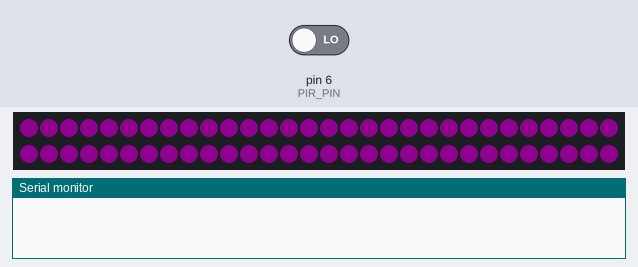
Bench run of a sketch on a simulated Arduino Uno, built with avr-gcc and run on an emulated ATmega328P. Parts: 60 RGB LEDs in strip order, left to right, continuing on the next row, the last lines printed to the serial monitor. The inputs (shaded band) are chosen by the test bench; at power-on: pin 6 (PIR_PIN) LOW. Dim RGB values are drawn brighter than linear.

Above: at 3.7 s.
3.8 s: pin 6 (PIR_PIN) driven LOW
6.5 s: pin 6 (PIR_PIN) driven HIGH
12.0 s: pin 6 (PIR_PIN) driven LOW
At 27.17 s:
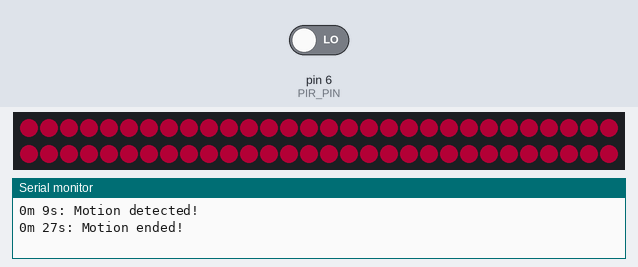

The sketch:

motion_trigger_poc.ino
```cpp
#include <FastLED.h>

FASTLED_USING_NAMESPACE

#define FASTLED_USE_GLOBAL_BRIGHTNESS 1

#define LED_DATA_PIN 10                // choose the pin for the LED
#define LED_CLK_PIN 11
#define LED_TYPE    APA102
#define COLOR_ORDER BGR
#define NUM_LEDS    60
CRGB leds[NUM_LEDS];

#define BRIGHTNESS          80
#define FRAMES_PER_SECOND  120

#define PIR_DEBOUNCE_ON 3000
#define PIR_DEBOUNCE_OFF 15000

#define PIR_PIN 6               // choose the input pin (for PIR sensor)

int pirState = LOW;             // we start, assuming no motion detected
uint16_t lastPirChange = 0;

void setup() {
  pinMode(LED_CLK_PIN, OUTPUT);
  pinMode(LED_DATA_PIN, OUTPUT);
  pinMode(PIR_PIN, INPUT);

  FastLED.addLeds<LED_TYPE,LED_DATA_PIN,LED_CLK_PIN,COLOR_ORDER>(leds, NUM_LEDS).setCorrection(TypicalLEDStrip);

  // set master brightness control
  FastLED.setBrightness(BRIGHTNESS);

  Serial.begin(9600);
}

void loop(){
  checkPIR();
  updateLEDs();
  FastLED.show();
  FastLED.delay(1000/FRAMES_PER_SECOND);
}

void updateLEDs() {
  uint8_t ease_frac = easeFracFromPIR();
  uint8_t brightness = 135 + (40 * ease_frac/255) + beatsin8(16, 0, 40 + (40 * ease_frac/255));
  CRGB color = CHSV(205 + (30 * ease_frac/255), 255, brightness);
  fill_solid(leds, NUM_LEDS, color);
}

uint8_t easeFracFromPIR() {
  uint16_t time_since_trigger = millis() - lastPirChange;
  if (time_since_trigger > 5120) {
    return pirState == LOW ? 0 : 255;
  }
  if (pirState == HIGH) {
    return ease8InOutApprox(time_since_trigger / 20);
  } else {
    return ease8InOutApprox((5120 - time_since_trigger) / 20);
  }
}

uint16_t lastPirValChange = 0;
uint8_t lastPirVal = LOW;

void checkPIR() {
  uint8_t val = digitalRead(PIR_PIN);
  uint16_t mils = millis();

  /*Serial.print("val: ");
  Serial.print(val);
  Serial.print(", lastPirVal: ");
  Serial.print(lastPirVal);
  Serial.print(", lastPirValChange: ");
  Serial.print(lastPirValChange);
  Serial.print(", millis(): ");
  Serial.print(mils);
  Serial.print(", time since change: ");
  Serial.println((mils - lastPirValChange));*/


  // Debounce
  if (val != lastPirVal) {
    lastPirValChange = mils;
    lastPirVal = val;
    return;
  }

  if ((mils - lastPirValChange) < (pirState == LOW ? PIR_DEBOUNCE_ON : PIR_DEBOUNCE_OFF)) {
    return;
  }


  if (val == HIGH) {
    if (pirState == LOW) {
      printTime();
      Serial.println("Motion detected!");
      pirState = HIGH;
      updatePirChangeTime(mils);

    }
  } else {
    if (pirState == HIGH){
      printTime();
      Serial.println("Motion ended!");
      pirState = LOW;
      updatePirChangeTime(mils);
    }
  }
}

void updatePirChangeTime(uint16_t mils) {
  lastPirChange = (lastPirChange - mils > 5120) ? mils : mils - (5120 - lastPirChange);
}

void printTime() {
  unsigned long t = millis()/1000;
  Serial.print(t/60);
  Serial.print("m ");
  Serial.print(t%60);
  Serial.print("s: ");
}
```
